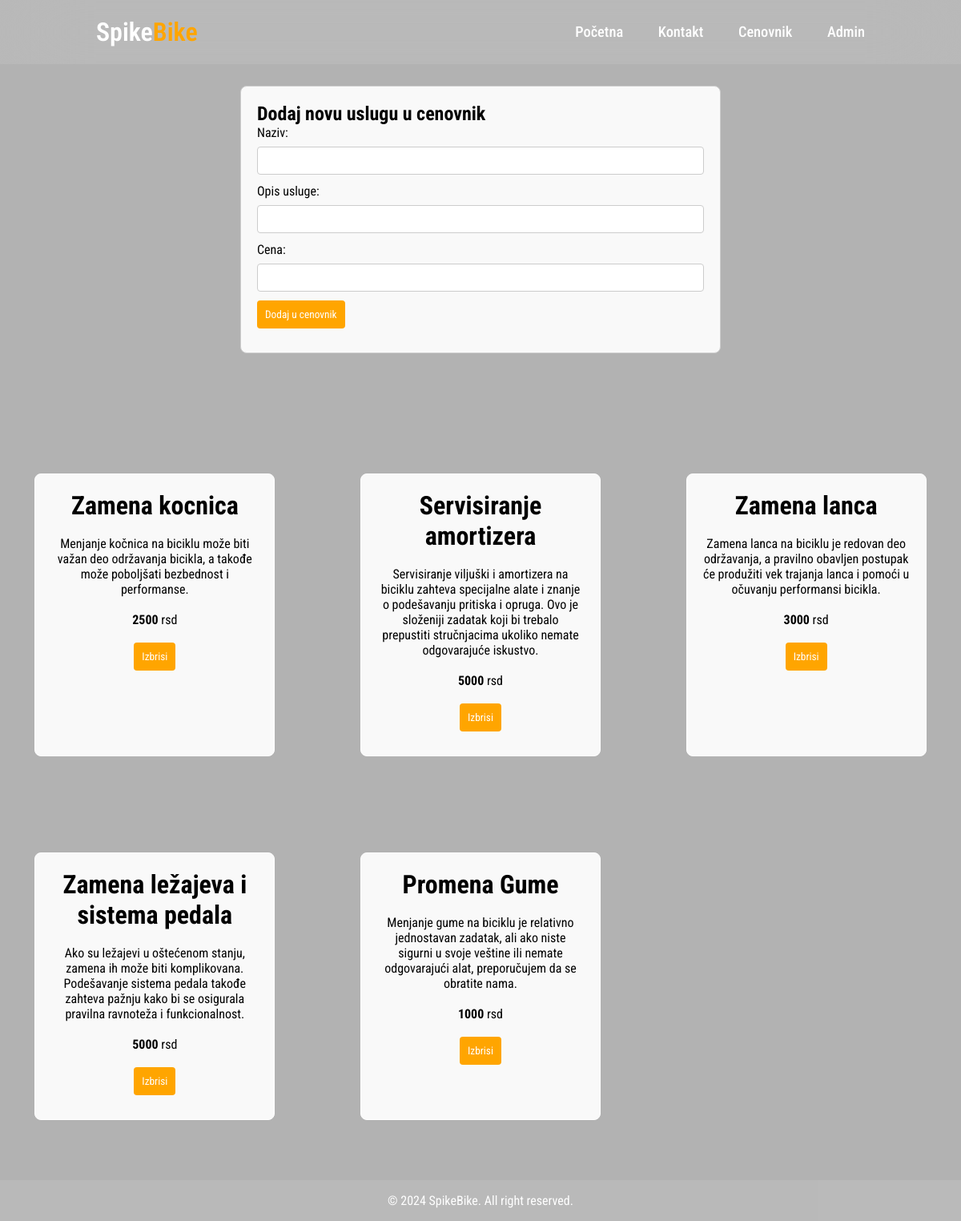
/Admin/admin.php, run on the app's committed database.
### tables this page shows
CREATE TABLE `cenovnik` (
  `ID` int(11) NOT NULL,
  `Naziv` varchar(255) NOT NULL,
  `Usluga` varchar(255) NOT NULL,
  `Cena` double NOT NULL
);

### Admin/funkcije.php (called while the page is built, shortened)
<?php
include('../connect.php');
$sql = 'SELECT ID, Naziv, Usluga, Cena FROM cenovnik';
$result = mysqli_query($conn, $sql);
$cenovnik = mysqli_fetch_all($result, MYSQLI_ASSOC);

### Admin/admin.php (the view, shortened to what this page needs)
<!DOCTYPE html>
<html lang="en">
<head>
    <link rel="stylesheet" href="../blog.css">
<body>
<header class="header">
    <a href="#" class="name">Spike<span>Bike</span></a>
    <nav class="navbar">
        <a href="../html.php">Početna</a>
        <a href="../contact.php">Kontakt</a>
        <a href="../blog.php">Cenovnik</a>
        <a href="admin.php">Admin</a>
    </nav>
</header>
<br>
<br>
<br>
<div class="add-form">
    <h2>Dodaj novu uslugu u cenovnik</h2>
    <form action="" method="post">
        <label for="ime">Naziv:</label>
        <input type="text" id="naziv" name="naziv" required>
        <label for="email">Opis usluge:</label>
        <input type="text" id="usluga" name="usluga" required>
        <label for="poruka">Cena:</label>
        <input type="text" id="cena" name="cena" required>
        <button type="submit" name="submit1">Dodaj u cenovnik</button>
    </form>
</div>
<div class="container-load">
    <?php include "funkcije.php"?>
    <?php foreach ($cenovnik as $cen) { ?>
        <div class="kartica">
            <h1><?php echo htmlspecialchars($cen['Naziv']); ?></h1>
            <br>
            <p><?php echo htmlspecialchars($cen['Usluga']); ?></p>
            <br>
            <p><b><?php echo htmlspecialchars($cen['Cena']); ?></b> rsd</p>
            <br>
       <form action="funkcije.php" method="post">
            <button type="submit" name="btnObrisi" value="<?php echo $cen['ID']?>" class="izbrisi-button">Izbrisi</button>
       </form>
        </div>
    <?php } ?>
</div>
<br>
<br>
<br>
<br>
<footer class="footer">
    <p>&copy; 2024 SpikeBike. All right reserved.</p>
</footer>
</body>
</html>

### blog.css (style rules this page uses)
.header::before { content: ''; position: absolute; top: 0; left: 0; width: 100%; height: 100%; background: rgb(225, 225, 225, 0.15); backdrop-filter: blur(50px); z-index: -1; }
span { color: orange; }
.name { font-size: 2rem; color: white; text-decoration: none; font-weight: 520; }
.navbar a { font-size: 1.15rem; color: white; text-decoration: none; font-weight: 500; margin-left: 2.5rem; transition: 0.50s ease; }
* { padding: 0; margin: 0; box-sizing: border-box; font-family: 'Roboto Condensed', sans-serif; }
body { min-height: 100vh; background-image: linear-gradient(to left, rgba(0, 0, 0, 0.3), rgba(0, 0, 0, 0.3)), url(pozadina.jpg); background-size: cover; background-position: center; }
.header { position: fixed; top: 0; left: 0; width: 100%; padding: 1.3rem 10%; display: flex; justify-content: space-between; align-items: center; z-index: 100; }
.footer { text-align: center; padding:1rem; background-color:rgba(225, 225, 225, .15); color: white; position: fixed; bottom:0; left: 0; width:100%; }
.container-load { display: grid; grid-template-columns: repeat(3, 1fr); gap: 20px; margin-top: 100px; }
.kartica { border:solid white 1px; width: 300px; margin: 50px auto; padding: 20px; border-radius: 8px; background-color: #f9f9f9; text-align: center; }
form { margin: 0; padding: 0; border: 0; vertical-align: baseline; }
.add-form { max-width: 600px; margin: 50px auto; padding: 20px; border: 1px solid #ccc; border-radius: 8px; background-color: #f9f9f9; }
label { display: block; margin-bottom: 8px; }
input { width: 100%; padding: 9px; margin-bottom: 11px; box-sizing: border-box; border: 1px solid #ccc; border-radius: 4px; }
button { background-color: orange; color: #fff; padding: 10px; border: none; border-radius: 4px; cursor: pointer; margin-bottom: 10px; }

### data on the page
cenovnik: Naziv "Zamena kocnica", Usluga "Menjanje kočnica na biciklu može biti važan deo održavanja bicikla, a takođe može poboljšati bezbednost i performanse.", Cena "2500", $cen['ID'] 26 (drawn)
cenovnik: Naziv "Servisiranje amortizera", Usluga "Servisiranje viljuški i amortizera na biciklu zahteva specijalne alate i znanje o podešavanju pritiska i opruga. Ovo je složeniji zadatak koji bi trebalo prepustiti stručnjacima ukoliko nemate odgovarajuće iskustvo.", Cena "5000", $cen['ID'] 27 (drawn)
cenovnik: Naziv "Zamena lanca", Usluga "Zamena lanca na biciklu je redovan deo održavanja, a pravilno obavljen postupak će produžiti vek trajanja lanca i pomoći u očuvanju performansi bicikla.", Cena "3000", $cen['ID'] 28 (drawn)
cenovnik: Naziv "Zamena ležajeva i sistema pedala", Usluga "Ako su ležajevi u oštećenom stanju, zamena ih može biti komplikovana. Podešavanje sistema pedala takođe zahteva pažnju kako bi se osigurala pravilna ravnoteža i funkcionalnost.", Cena "5000", $cen['ID'] 29 (drawn)
cenovnik: Naziv "Promena Gume", Usluga "Menjanje gume na biciklu je relativno jednostavan zadatak, ali ako niste sigurni u svoje veštine ili nemate odgovarajući alat, preporučujem da se obratite nama.", Cena "1000", $cen['ID'] 35 (drawn)
